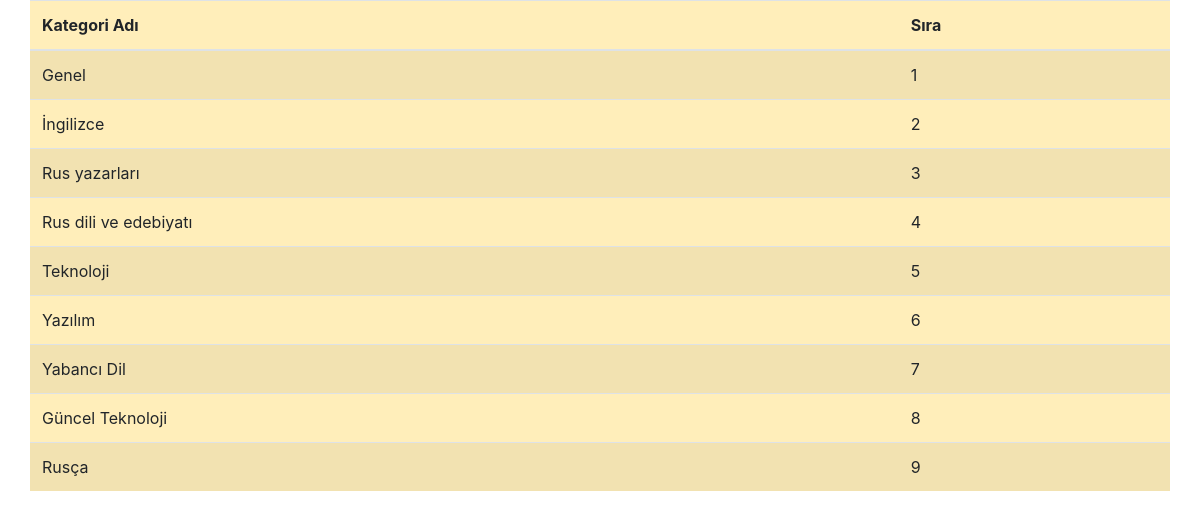
The page / on the database its author committed.
### tables this page shows
CREATE TABLE `categories` (
  `id` int(11) NOT NULL,
  `category_name` varchar(250) NOT NULL,
  `sira` int(11) NOT NULL
);

### index.php (the view, shortened to what this page needs)
<?php
require("conn.php");
$rows = $db->query("Select * from categories order by sira asc")->fetchAll(PDO::FETCH_ASSOC);
?>
<!doctype html>
<html lang="en">
<head>
    <link rel="stylesheet" href="https://stackpath.bootstrapcdn.com/bootstrap/4.1.3/css/bootstrap.min.css">
</head>
<body>
    <div class="container">
        <div class="row">
            <table class="table table-warning table-striped">
                <thead>
                    <tr>
                        <th scope="col">Kategori Adı</th>
                        <th scope="col">Sıra</th>
                    </tr>
                </thead>
                <tbody id="sortable">
                    <?php
                    foreach ($rows as $row) {
                    ?>
                        <tr id="sira-<?= $row['id'] ?>">
                            <td><?= $row['category_name'] ?></td>
                            <td><?= $row['sira'] + 1 ?></td>
                        </tr>
                    <?php  } ?>
                </tbody>
            </table>
        </div>
    </div>
</body>
</html>

### rows shown on the page
categories: category_name "Genel", $row['sira'] + 1 "1"
categories: category_name "İngilizce", $row['sira'] + 1 "2"
categories: category_name "Rus yazarları", $row['sira'] + 1 "3"
categories: category_name "Rus dili ve edebiyatı", $row['sira'] + 1 "4"
categories: category_name "Teknoloji", $row['sira'] + 1 "5"
categories: category_name "Yazılım", $row['sira'] + 1 "6"
categories: category_name "Yabancı Dil", $row['sira'] + 1 "7"
categories: category_name "Güncel Teknoloji", $row['sira'] + 1 "8"
categories: category_name "Rusça", $row['sira'] + 1 "9"
